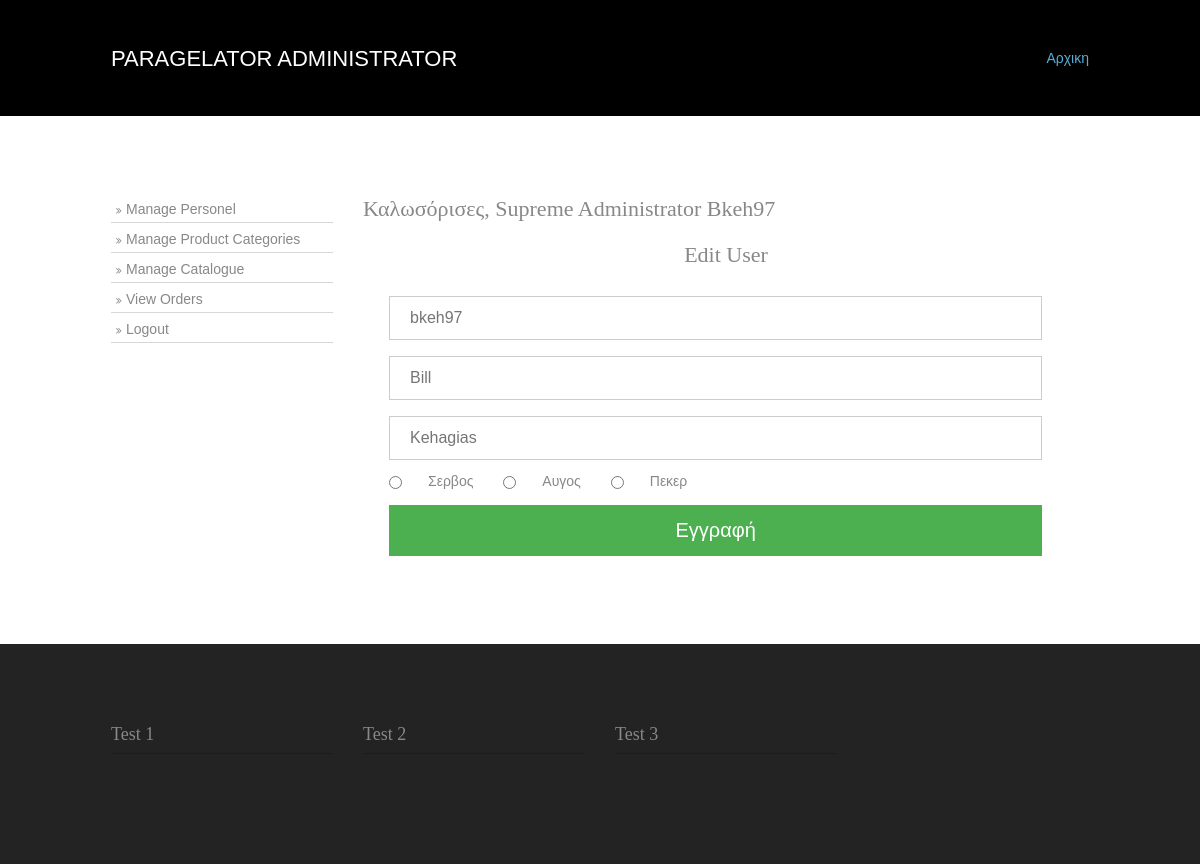
/index.php?disp_id=edituser&user=24 (signed in), run on the app's committed database.
### tables this page shows
CREATE TABLE IF NOT EXISTS `users` (
  `user_id` int(11) NOT NULL AUTO_INCREMENT,
  `surname` varchar(250) NOT NULL,
  `name` varchar(250) NOT NULL,
  `username` varchar(250) NOT NULL,
  `password` varchar(250) NOT NULL,
  `role_id` int(11) NOT NULL,
  `balance` float NOT NULL DEFAULT '0',
  PRIMARY KEY (`user_id`),
  KEY `role_id` (`role_id`) USING BTREE
);

### pages/edituser.php (the view, shortened to what this page needs)
<?php
		$uid = $_GET['user'];
		$sql = "SELECT * FROM users WHERE user_id = '$uid' ";
		$result = $conn->query($sql);
		$row = $result->fetch_assoc();
		$r1 = "";
		$r2 = "";
		$r3 = "";
	?>
<div>
	<form role="form" method="post" id="edits" action="index.php?disp_id=edituser&user=<?php echo $uid; ?>">
      <h1 style="text-align:center">Edit User</h1>
		<input type="text" placeholder="<?php echo $row['username']; ?>" name="uname">
		<input type="text" placeholder="<?php echo $row['name']; ?>" name="name">
		<input type="text" placeholder="<?php echo $row['surname']; ?>" name="surn">
		<input type="radio" id="radios" name="utype" value="1" <?php echo $r1; ?>>Σερβος
      	<input type="radio" id="radios" name="utype" value="2" <?php echo $r2; ?>>Αυγος
		<input type="radio" id="radios" name="utype" value="3" <?php echo $r3; ?>>Πεκερ
  </form>
	<button type="submit" name="submit" form="edits">Εγγραφή</button>
	</div>

### layout/styles/layout.css (style rules this page uses)
body { color:#888888; background-color:#1C1C1C; }

### layout/styles/login.css (style rules this page uses)
* { margin:0px; padding:0px; font-family:Helvetica, Arial, sans-serif; }
input[type=text], input[type=password], input[type=number], select { width: 90%; padding: 12px 20px; margin: 8px 26px; display: inline-block; border: 1px solid #ccc; box-sizing: border-box; font-size:16px; }
button { background-color: #4CAF50; color: white; padding: 14px 20px; margin: 8px 26px; border: none; cursor: pointer; width: 90%; font-size:20px; }
input[type=radio] { padding: 14px 20px; margin: 8px 26px; border: none; cursor: pointer; display: inline; font-size:20px; }

### layout/styles/framework.css (style rules this page uses)
html { overflow-y:scroll; overflow-x:hidden; }
html, body { margin:0; padding:0; font-size:14px; line-height:1.6em; }
*, *::before, *::after { box-sizing:border-box; }
body, input, textarea, select { font-family:Verdana, Geneva, sans-serif; }
h1, h2, h3, h4, h5, h6, .heading { font-family:Georgia, "Times New Roman", Times, serif; }
form, fieldset, legend { margin:0; padding:0; border:none; }
label, input, textarea, select, button { display:block; resize:none; outline:none; color:inherit; font-size:inherit; font-family:inherit; vertical-align:middle; }
h1, h2, h3, h4, h5, h6, .heading { margin:0 0 20px 0; font-size:22px; line-height:normal; font-weight:normal; text-transform:capitalize; }

### data on the page
users: uname "bkeh97", name "Bill", surn "Kehagias"

### other printed values
$_SESSION['loggedin'] "Bkeh97"
